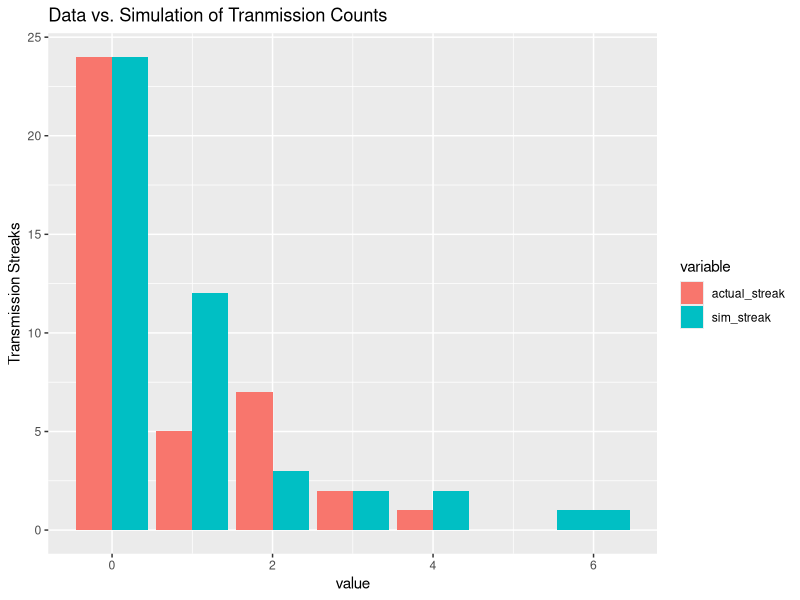
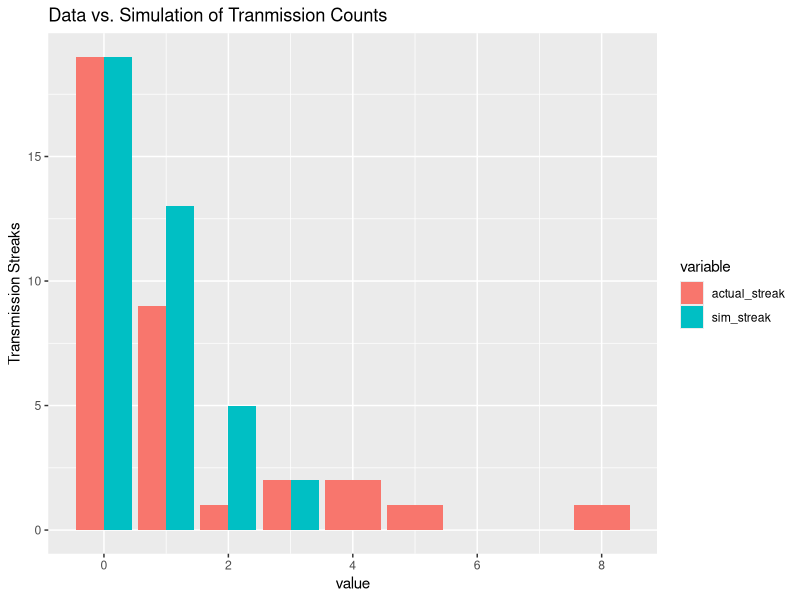
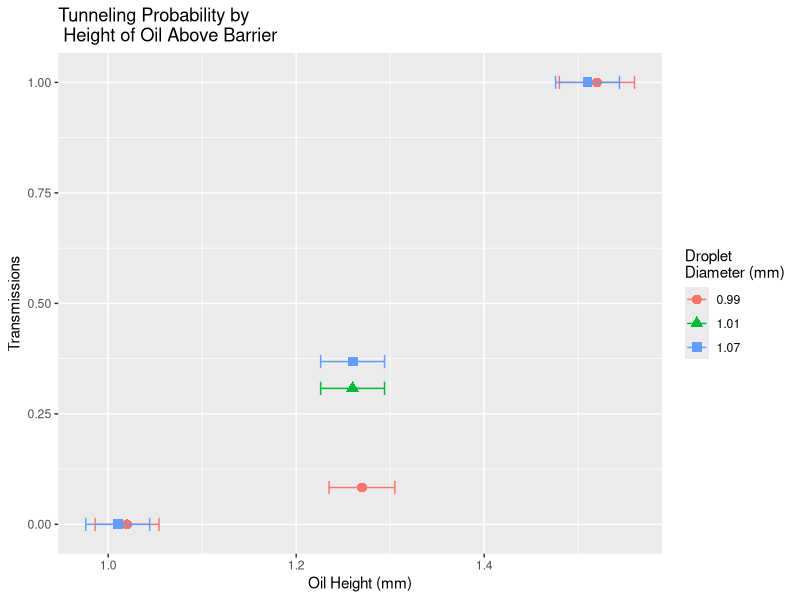
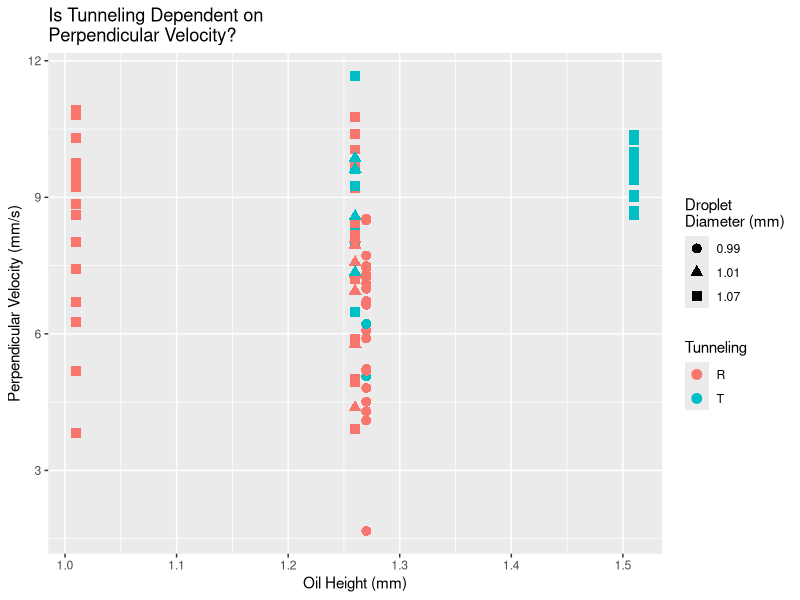
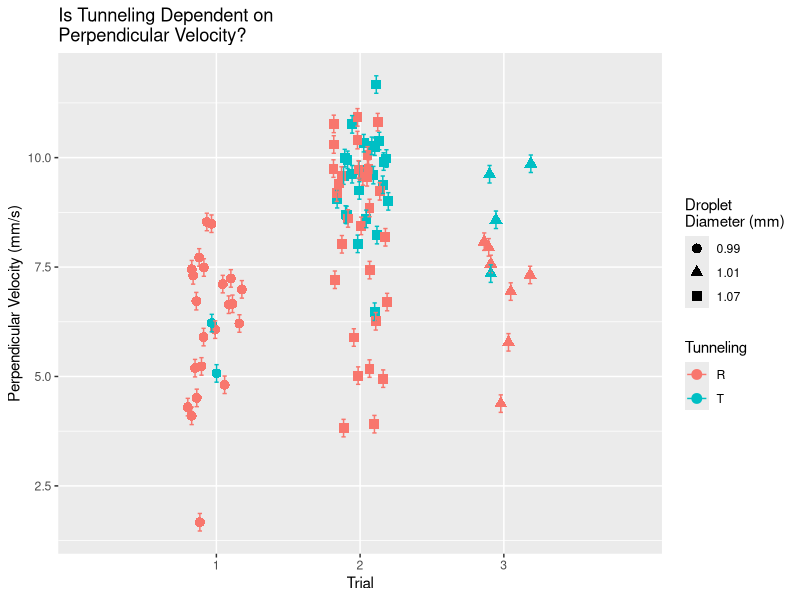
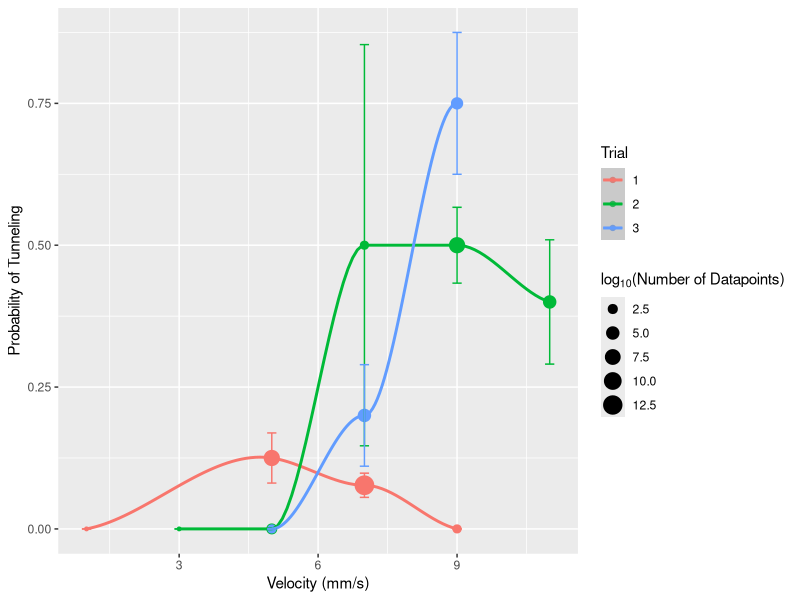
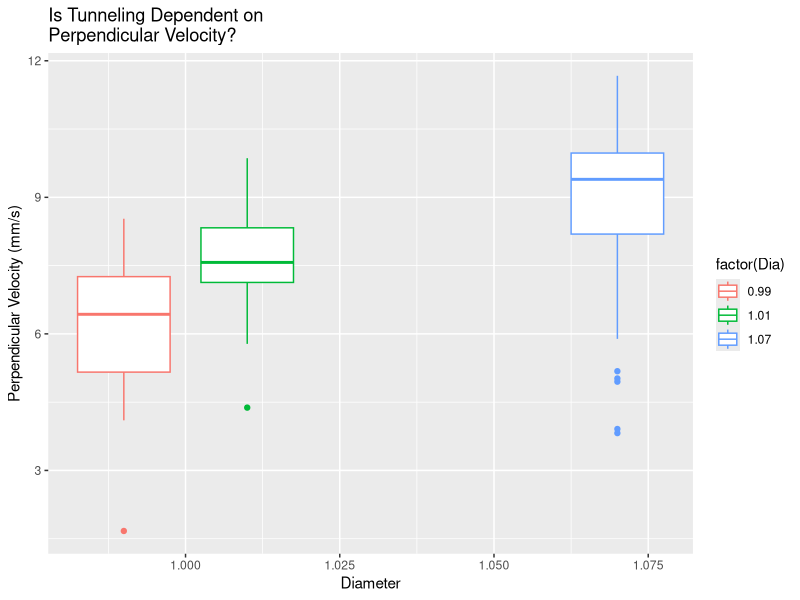

The R script that drew these images, in order:
## ---- chunk 1
suppressWarnings(library(ggplot2))
library(tidyr)
library(dplyr)
## ---- chunk 2
set.seed(4)

# Import data.
data <- c("R", "T", "T", "T", "R", "T", "T", "R", "T", "R","R","R","R","T", "R","R","R","R","R","T", "R","R","R","T","R","R","R","R","R","R","R","R","T", "T", "T", "T", "R", "R", "R", "T", "T", "R", "T","T", "R", "T", "T","R","T", "T", "R", "R", "T", "T", "R", "T", "R","R","R","R","T", "T", "T", "R", "T", "T", "R")

# Write function to calculate the streak of transmissions.
calc_streak <- function(x){
    diff(which(c(0, as.numeric(x == "T"), 0) == 0)) - 1
}

# Calculate streak of data.
streak <- calc_streak(data)


# Reproduce with a simulation. Calculate streaks of simulation.
T_prob <- 31.0/length(data)
outcomes <- c("T", "R")
sim_data <- sample(outcomes, size = length(data), replace = TRUE, prob = c(T_prob, (1-T_prob)))
sim <- calc_streak(sim_data)


# Format real and simulated data for plots.
st <- data.frame(streak) %>% 
  group_by(streak) %>% 
  summarize(results = n()) %>%
  rename(actual_streak = streak)

su <- data.frame(sim) %>% 
  group_by(sim) %>% 
  summarize(results = n()) %>%
  rename(sim_streak = sim)

all <- full_join(st,su, by= "results")
all[is.na(all)] <- 0
all.long <- gather(all, "variable","value", -results)


# Plot.
ggplot(all.long, aes(value, results, fill=variable)) + 
  geom_bar(stat="identity", position="dodge") +
  ggtitle("Data vs. Simulation of Tranmission Counts") + ylab("Transmission Streaks")
## ---- chunk 3
# Write function to calculate the streak of reflections.
calc_streak <- function(x){
    diff(which(c(0, as.numeric(x == "R"), 0) == 0)) - 1
}

# Calculate streak of data.
streak <- calc_streak(data)


# Calculate streaks of simulation.
sim <- calc_streak(sim_data)


# Format real and simulated data for plots.
st <- data.frame(streak) %>% 
  group_by(streak) %>% 
  summarize(results = n()) %>%
  rename(actual_streak = streak)

su <- data.frame(sim) %>% 
  group_by(sim) %>% 
  summarize(results = n()) %>%
  rename(sim_streak = sim)

all <- full_join(st,su, by= "results")
all[is.na(all)] <- 0
all.long <- gather(all, "variable","value", -results)


# Plot.
ggplot(all.long, aes(value, results, fill=variable)) + 
  geom_bar(stat="identity", position="dodge") +
  ggtitle("Data vs. Simulation of Tranmission Counts") + ylab("Transmission Streaks")
## ---- chunk 4
h <- c(1.52,1.27,1.02,1.51,1.26,1.01,1.26)
h_E <- c(0.04, 0.035, 0.034, 0.034, 0.034,0.034,0.034) 
T <- c(1.0, 2/24, 0.0, 17/17, 7/19, 0/18, 4/13)
barrier <- c(2.75,3.0,3.25,2.75,3.0,3.25,3.0)
trial <- c(1,1,1,2,2,2,3)

D1 <- round(mean(c(0.9876,1.011,1.048,0.9968,0.9789,0.9676,0.9969,0.9969,0.9672)), digits = 2)
D_SE1 <- round(sd(c(0.9876,1.011,1.048,0.9968,0.9789,0.9676,0.9969,0.9969,0.9672))/sqrt(9), digits = 2)

D2 <- round(mean(c(1.042,1.094,1.113,1.011,1.154, 1.030,1.054,1.078)), digits = 2)
D_SE2 <- round(sd(c(1.042,1.094,1.113,1.011,1.154, 1.030,1.054,1.078))/sqrt(9), digits = 2)

D3 <- round(mean(c(1.089,0.9754,1.058,1.001,0.9794,1.030,0.9193,0.9878,1.090)), digits = 2)
D_SE3 <- round(sd(c(1.089,0.9754,1.058,1.001,0.9794,1.030,0.9193,0.9878,1.090))/sqrt(9), digits = 2)

D <- c(D1,D1,D1,D2,D2,D2,D3)
df <- data.frame(trial, barrier, h, h_E, T, D)

  
ggplot(df, aes(h, T, col = factor(D), shape = factor(D))) + 
  geom_point(size = 3) +
  geom_errorbarh(aes(xmin=h-h_E, xmax=h+h_E), height=.03) +
  xlab("Oil Height (mm)") + 
  ylab("Transmissions") +
  ggtitle("Tunneling Probability by\n Height of Oil Above Barrier") +
  guides(colour = guide_legend("Droplet\nDiameter (mm)"), shape = guide_legend("Droplet\nDiameter (mm)"))

?geom_errobar
## ---- chunk 5
trial <- rep(c(1,2,3),times = c(24,54,11))
Dia <- rep(c(D1,D2,D3), times = c(24,54,11))
height <- rep(c(1.27,1.51,1.26,1.01,1.26), times = c(24,17,19,18,11))
bar <- rep(c(2.75,3.0,3.25,2.75,3.0,3.25,3.0), times = c(0,24,0,17,19,18,11))
collision <- c(seq(1,24),seq(1,17),seq(1,19),seq(1,18),seq(1,11))
gamma <- rep(c(264,268,264,252,256), times = c(24,17,19,18,11))
gammaF <- rep(c(270,270,268,256,262), times = c(24,17,19,18,11))
v_perp <- c(1.67,5.90,6.07,6.66,6.21,6.99,8.49,8.53,7.49,7.45,4.10,4.51,6.72,7.24,7.31,7.11,7.72,5.07,5.19,4.30,4.81,5.23,6.22,6.64,9.05,8.60,9.59,9.38,10.33,8.70,9.60,8.69,10.25,9.98,9.72,9.91,9.00,9.99,9.95,10.27,10.38,5.02,5.89,9.20,6.48,8.23,10.40,10.76,9.62,7.21,8.03,9.25,8.44,9.75,10.77,4.95,8.18,10.05,11.67,3.91,9.41,9.59,10.30,8.85,7.43,9.75,6.26,8.61,10.81,9.57,9.55,9.73,10.92,6.70,5.18,9.23,3.82,8.02,7.57,5.78,7.32,9.62,7.95,7.35,4.38,8.58,8.08,6.94,9.86)
tun <- c("R","R","R","R","R","R","R","R","R","R","R","R","R","R","R","R","R","T","R","R","R","R","T","R","T","T","T","T","T","T","T","T","T","T","T","T","T","T","T","T","T","R","R","R","T","T","R","T","T","R","T","T","R","R","R","R","R","R","T","R","R","R","R","R","R","R","R","R","R","R","R","R","R","R","R","R","R","R","R","R","R","T","R","T","R","T","R","R","T")
verr <- rep(0.2,times = (24+54+11))
vdf <- data.frame(trial,collision, Dia, bar, height, v_perp, verr, tun, gamma, gammaF)

vdf <- mutate(vdf, "Memory" = gamma/gammaF)

sd(unique(vdf$Memory))

memory_SE <- sd(unique((vdf$gamma)/vdf$gammaF))/sqrt(length(unique((vdf$gamma)/vdf$gammaF)))
memory_AVG <- mean(unique(vdf$Memory))

ggplot(vdf, aes(x = height, v_perp, col = factor(tun))) + 
  geom_point(size = 3, aes(shape = factor(Dia))) +
  xlab("Oil Height (mm)") +
  ylab("Perpendicular Velocity (mm/s)") +
  ggtitle("Is Tunneling Dependent on\nPerpendicular Velocity?") + 
  guides(colour = guide_legend("Tunneling"), shape = guide_legend("Droplet\nDiameter (mm)"))
  
  

# Assuming about the same height.

#ggplot(vdf, aes(x = Dia, v_perp, col = factor(tun))) + 
#  geom_point(size = 3, aes(shape = factor(tun))) +
#  xlab("Droplet Diameter (mm)") +
#  ylab("Perpendicular Velocity (mm/s)") +
#  ggtitle("Is Tunneling Dependent on\nPerpendicular Velocity?") + 
#  scale_color_discrete("Droplet\nDiameter (mm)") +
#  guides(colour = guide_legend("Tunneling"), shape = guide_legend("Tunneling"))

# Adding jitter

vdf <- mutate(vdf, jitterD = jitter(Dia)) 
vdf <- mutate(vdf, jittert = jitter(trial))

ggplot(vdf, aes(x = jittert, v_perp, col = factor(tun))) + 
  geom_point(size = 3, aes(shape = factor(Dia))) +
  xlab("Trial") +
  ylab("Perpendicular Velocity (mm/s)") +
  ggtitle("Is Tunneling Dependent on\nPerpendicular Velocity?") +
  guides(colour = guide_legend("Tunneling"), shape = guide_legend("Droplet\nDiameter (mm)")) +
  scale_x_discrete(limits = c(1,2,3),labels=c("1","2","3")) +
  coord_cartesian(xlim = c(0.5,3.5)) +
  geom_errorbar(aes(ymin=v_perp-verr, ymax=v_perp+verr), width=0.03) 

# Rounds to nearest 2
roundcust <- function(x){
  ifelse(0 < x & x <= 2, 1,
         ifelse(2<x& x <=4, 3,
                ifelse(4<x& x <=6, 5,
                       ifelse(6<x& x <=8, 7,
                              ifelse(8<x& x <=10, 9,
                                     ifelse(10<x& x <=12, 11,                                           
                                            ifelse(12<x& x <=14, 13,0)
                                            ))))))}

roundcust(12.1)
vgroup <- subset(vdf, bar == 3.00) %>%
  mutate(tun_binary  = ifelse(tun == "R", 0,1)) %>%
  mutate(vbin = roundcust(v_perp)) %>%
  group_by(trial, vbin) %>%
  summarize(prob = mean(tun_binary), num = n(), se = sd(tun_binary)/n())

vgroup[is.na(vgroup)] <- 0
  
ggplot(vgroup, aes(vbin, prob, col = factor(trial))) + 
  geom_point(aes(size = num)) +
  geom_smooth(method="auto") +
  xlab("Velocity (mm/s)") +
  ylab("Probability of Tunneling") +
  guides( size = guide_legend(expression('log'[10]*'(Number of Datapoints)')), colour = guide_legend("Trial")) +
  #geom_errorbarh(aes(xmin=vbin-1.0, xmax=vbin+1.0), height=0.01) +
  geom_errorbar(aes(ymin = prob-se, ymax = prob+se), width = 0.2)
  
  

#Boxplot
ggplot(vdf, aes(x = Dia, y = v_perp, col = factor(Dia))) + 
  geom_boxplot() +
  xlab("Diameter") +
  ylab("Perpendicular Velocity (mm/s)") +
  ggtitle("Is Tunneling Dependent on\nPerpendicular Velocity?") 
  #guides(colour = guide_legend("Tunneling"), shape = guide_legend("Droplet\nDiameter (mm)")) 
  #scale_x_discrete(limits = c(1,2,3),labels=c("1","2","3")) +
  #coord_cartesian(xlim = c(0.95,1.10)) 

